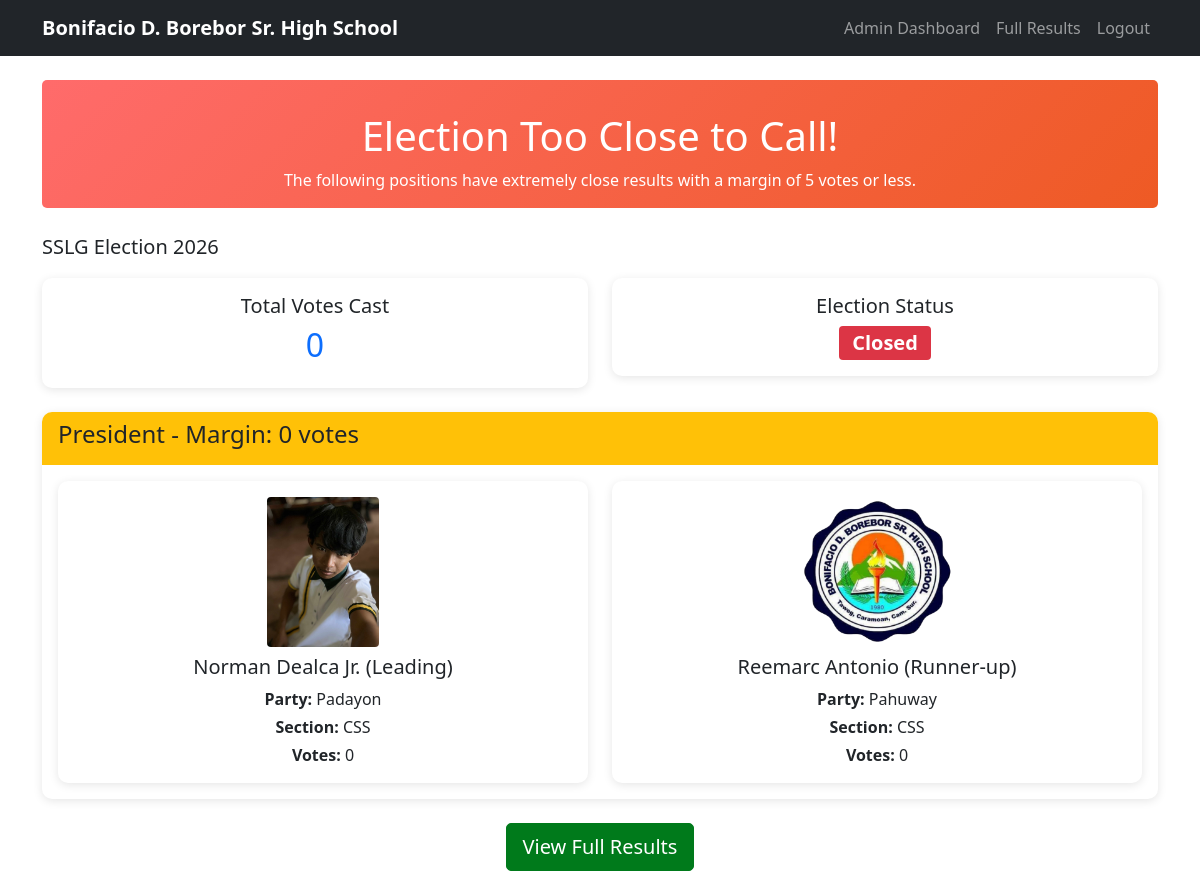
Page /close_election.php (signed in) on the committed database.
### tables this page shows
CREATE TABLE school_info (
            id INTEGER PRIMARY KEY AUTOINCREMENT,
            school_name TEXT NOT NULL DEFAULT 'Supreme Secondary Learner Government',
            school_address TEXT,
            school_logo TEXT,
            contact_email TEXT,
            contact_phone TEXT,
            created_at TEXT DEFAULT CURRENT_TIMESTAMP,
            updated_at TEXT DEFAULT CURRENT_TIMESTAMP
        , school_id_no TEXT DEFAULT NULL, principal_name TEXT DEFAULT NULL, logo_path TEXT);

CREATE TABLE election_settings (
            id INTEGER PRIMARY KEY AUTOINCREMENT,
            election_name TEXT NOT NULL DEFAULT 'SSLG Election',
            election_token TEXT,
            is_open INTEGER NOT NULL DEFAULT 0,
            start_date TEXT,
            end_date TEXT,
            created_at TEXT DEFAULT CURRENT_TIMESTAMP,
            updated_at TEXT DEFAULT CURRENT_TIMESTAMP
        , logo_path TEXT, theme_color TEXT DEFAULT '#343a40', allowed_ips TEXT, chief_commissioner_token TEXT, screening_validation_token TEXT, electoral_board_token TEXT, require_open_tokens INTEGER NOT NULL DEFAULT 0);

### close_election.php (the view, shortened to what this page needs)
<?php
$db = getDBConnection();
$school_stmt = $db->query("SELECT school_name, logo_path FROM school_info LIMIT 1");
$school_info = $school_stmt ? $school_stmt->fetch() : null;
$school_name = $school_info['school_name'] ?? APP_NAME;
$election = $db->query("SELECT * FROM election_settings ORDER BY id DESC LIMIT 1")->fetch();
$can_view_results = false;
if (!$election['is_open']) {
    $can_view_results = true;
} else {
    $stmt = $db->prepare("SELECT COUNT(*) FROM votes WHERE voter_id = ?");
    $stmt->execute([$_SESSION['user_id']]);
    if ($stmt->fetchColumn() > 0) {
        $can_view_results = true;
    }
}
$close_positions = [];
if ($can_view_results) {
    $stmt = $db->query("
        SELECT c.position, c.name, c.party, c.section, c.photo, COUNT(v.id) as vote_count
        FROM candidates c
        LEFT JOIN votes v ON c.id = v.candidate_id AND v.position = c.position
        WHERE c.is_active = 1
        GROUP BY c.id, c.position
        ORDER BY c.position ASC, vote_count DESC, c.name ASC
    ");
    $all_candidates = $stmt->fetchAll();
    $results = [];
    foreach ($all_candidates as $candidate) {
        $results[$candidate['position']][] = $candidate;
    }
    foreach ($results as $position => $candidates) {
        if (count($candidates) >= 2) {
            usort($candidates, function($a, $b) {
                return $b['vote_count'] - $a['vote_count'];
            });
            $top1 = $candidates[0]['vote_count'];
            $top2 = $candidates[1]['vote_count'];
            $margin = $top1 - $top2;
            if ($margin <= 5) {
                $close_positions[] = [
                    'position' => $position,
                    'top1' => $candidates[0],
                    'top2' => $candidates[1],
                    'margin' => $margin
                ];
            }
        }
    }
    $total_votes_cast = $db->query("SELECT COUNT(DISTINCT voter_id) FROM votes")->fetchColumn();
}
?>
<!DOCTYPE html>
<html lang="en">
<head>
    <link href="https://cdn.jsdelivr.net/npm/bootstrap@5.1.3/dist/css/bootstrap.min.css" rel="stylesheet">
    <link href="assets/css/style.css" rel="stylesheet">
</head>
<body>
    <nav class="navbar navbar-expand-lg navbar-dark bg-dark">
        <div class="container">
            <a class="navbar-brand" href="#"><?php echo htmlspecialchars($school_name); ?></a>
            <div class="navbar-nav ms-auto">
                <?php if ($_SESSION['role'] === 'admin'): ?>
                    <a class="nav-link" href="admin/index.php">Admin Dashboard</a>
                <?php else: ?>
                    <a class="nav-link" href="vote.php">Vote</a>
                <?php endif; ?>
                <a class="nav-link" href="results.php">Full Results</a>
                <a class="nav-link" href="logout.php">Logout</a>
            </div>
        </div>
    </nav>
    <div class="container mt-4">
        <div class="alert alert-close text-center mb-4" role="alert">
            <h1 class="alert-heading">Election Too Close to Call!</h1>
            <p class="mb-0">The following positions have extremely close results with a margin of 5 votes or less.</p>
        </div>
        <p class="lead"><?php echo htmlspecialchars($election['election_name']); ?></p>
        <div class="row mb-4">
            <div class="col-md-6">
                <div class="card">
                    <div class="card-body text-center">
                        <h5>Total Votes Cast</h5>
                        <h2 class="text-primary"><?php echo $total_votes_cast; ?></h2>
                    </div>
                </div>
            </div>
            <div class="col-md-6">
                <div class="card">
                    <div class="card-body text-center">
                        <h5>Election Status</h5>
                        <span class="badge <?php echo $election['is_open'] ? 'bg-success' : 'bg-danger'; ?> fs-5">
                            <?php echo $election['is_open'] ? 'Open' : 'Closed'; ?>
                        </span>
                    </div>
                </div>
            </div>
        </div>
        <?php foreach ($close_positions as $close): ?>
            <div class="card mb-4 border-warning">
                <div class="card-header bg-warning text-dark">
                    <h4><?php echo htmlspecialchars($close['position']); ?> - Margin: <?php echo $close['margin']; ?> votes</h4>
                </div>
                <div class="card-body">
                    <div class="row">
                        <div class="col-md-6">
                            <div class="card h-100 border-primary">
                                <div class="card-body text-center">
                                    <?php if ($close['top1']['photo']): ?>
                                        <img src="<?php echo htmlspecialchars($close['top1']['photo']); ?>" class="img-fluid rounded mb-2" alt="Candidate Photo" style="max-height: 150px;">
                                    <?php endif; ?>
                                    <h5><?php echo htmlspecialchars($close['top1']['name']); ?> (Leading)</h5>
                                    <p class="mb-1"><strong>Party:</strong> <?php echo htmlspecialchars($close['top1']['party'] ?? 'Independent'); ?></p>
                                    <p class="mb-1"><strong>Section:</strong> <?php echo htmlspecialchars($close['top1']['section']); ?></p>
                                    <p class="mb-0"><strong>Votes:</strong> <?php echo $close['top1']['vote_count']; ?></p>
                                </div>
                            </div>
                        </div>
                        <div class="col-md-6">
                            <div class="card h-100 border-secondary">
                                <div class="card-body text-center">
                                    <?php if ($close['top2']['photo']): ?>
                                        <img src="<?php echo htmlspecialchars($close['top2']['photo']); ?>" class="img-fluid rounded mb-2" alt="Candidate Photo" style="max-height: 150px;">
                                    <?php endif; ?>
                                    <h5><?php echo htmlspecialchars($close['top2']['name']); ?> (Runner-up)</h5>
                                    <p class="mb-1"><strong>Party:</strong> <?php echo htmlspecialchars($close['top2']['party'] ?? 'Independent'); ?></p>
                                    <p class="mb-1"><strong>Section:</strong> <?php echo htmlspecialchars($close['top2']['section']); ?></p>
                                    <p class="mb-0"><strong>Votes:</strong> <?php echo $close['top2']['vote_count']; ?></p>
                                </div>
                            </div>
                        </div>
                    </div>
                </div>
            </div>
        <?php endforeach; ?>
        <div class="text-center">
            <a href="results.php" class="btn btn-primary btn-lg">View Full Results</a>
        </div>
    </div>
</body>
</html>

### assets/css/style.css (style rules this page uses)
body { font-family: 'Segoe UI', Tahoma, Geneva, Verdana, sans-serif; background-color: #fff; }
.navbar-brand { font-weight: bold; }
.card { border: none; border-radius: 10px; box-shadow: 0 2px 10px rgba(0, 0, 0, 0.1); }
.card-header { background-color: #007a1b; color: #fff; border-radius: 10px 10px 0 0 !important; border: none; }
.btn-primary { background-color: #007a1b; border-color: #007a1b; border-radius: 5px; }
.alert { border-radius: 5px; }
.badge { font-size: 0.9em; }

### close_election.php (style rules this page uses)
.alert-close { background: linear-gradient(135deg, #ff6b6b 0%, #ee5a24 100%); color: white; border: none; }

### rows in the picture
school_info: school_name "Bonifacio D. Borebor Sr. High School"
election_settings: election_name "SSLG Election 2026"

### other values in the picture
$total_votes_cast "0"
$close['position'] "President"
$close['margin'] "0"
$close['top1']['name'] "Norman Dealca Jr."
$close['top1']['party'] "Padayon"
$close['top1']['section'] "CSS"
$close['top1']['vote_count'] "0"
$close['top2']['name'] "Reemarc Antonio"
$close['top2']['party'] "Pahuway"
$close['top2']['section'] "CSS"
$close['top2']['vote_count'] "0"
